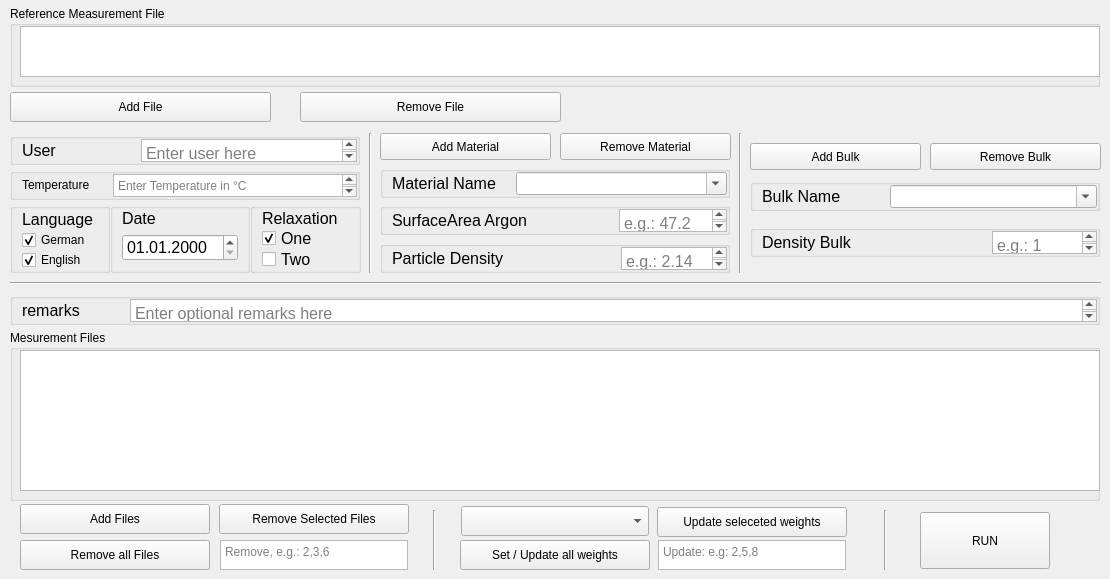
    <widget class="QWidget" name="tab_surfaceAreaCalculation">
     <attribute name="title">
      <string>Surface Area Calculation</string>
     </attribute>
     <widget class="Line" name="line_8">
      <property name="geometry">
       <rect>
        <x>360</x>
        <y>133</y>
        <width>20</width>
        <height>140</height>
       </rect>
      </property>
      <property name="orientation">
       <enum>Qt::Vertical</enum>
      </property>
     </widget>
     <widget class="QPushButton" name="pushButton_surfaceAreaCalculation_RemoveMaterial">
      <property name="geometry">
       <rect>
        <x>560</x>
        <y>133</y>
        <width>171</width>
        <height>27</height>
       </rect>
      </property>
      <property name="text">
       <string>Remove Material</string>
      </property>
     </widget>
     <widget class="QPushButton" name="pushButton_surfaceAreaCalculation_RemoveBulk">
      <property name="geometry">
       <rect>
        <x>930</x>
        <y>143</y>
        <width>171</width>
        <height>27</height>
       </rect>
      </property>
      <property name="text">
       <string>Remove Bulk</string>
      </property>
     </widget>
     <widget class="QGroupBox" name="groupBox_surfaceAreaCalculation_remarks">
      <property name="geometry">
       <rect>
        <x>10</x>
        <y>293</y>
        <width>1090</width>
        <height>32</height>
       </rect>
      </property>
      <property name="font">
       <font>
        <pointsize>12</pointsize>
       </font>
      </property>
      <property name="title">
       <string/>
      </property>
      <property name="flat">
       <bool>false</bool>
      </property>
      <property name="checkable">
       <bool>false</bool>
      </property>
      <layout class="QHBoxLayout" name="horizontalLayout_33">
       <property name="topMargin">
        <number>0</number>
       </property>
       <property name="rightMargin">
        <number>0</number>
       </property>
       <property name="bottomMargin">
        <number>0</number>
       </property>
       <item>
        <widget class="QLabel" name="label_surfaceAreaCalculation_remarks">
         <property name="text">
          <string>remarks</string>
         </property>
        </widget>
       </item>
       <item>
        <spacer name="horizontalSpacer_surfaceAreaCalculation_remarks">
         <property name="orientation">
          <enum>Qt::Horizontal</enum>
         </property>
         <property name="sizeType">
          <enum>QSizePolicy::Fixed</enum>
         </property>
         <property name="sizeHint" stdset="0">
          <size>
           <width>44</width>
           <height>20</height>
          </size>
         </property>
        </spacer>
       </item>
       <item>
        <widget class="QPlainTextEdit" name="plainTextEdit_surfaceAreaCalculation_remarks">
         <property name="toolTip">
          <string>E.g. single</string>
         </property>
         <property name="frameShape">
          <enum>QFrame::StyledPanel</enum>
         </property>
         <property name="verticalScrollBarPolicy">
          <enum>Qt::ScrollBarAsNeeded</enum>
         </property>
         <property name="horizontalScrollBarPolicy">
          <enum>Qt::ScrollBarAsNeeded</enum>
         </property>
         <property name="sizeAdjustPolicy">
          <enum>QAbstractScrollArea::AdjustToContents</enum>
         </property>
         <property name="placeholderText">
          <string>Enter optional remarks here</string>
         </property>
        </widget>
       </item>
      </layout>
     </widget>
     <widget class="QPushButton" name="pushButton_surfaceAreaCalculation_AddMaterial">
      <property name="geometry">
       <rect>
        <x>380</x>
        <y>133</y>
        <width>171</width>
        <height>27</height>
       </rect>
      </property>
      <property name="text">
       <string>Add Material</string>
      </property>
     </widget>
     <widget class="QGroupBox" name="groupBox_surfaceAreaCalculation_particleDensity">
      <property name="geometry">
       <rect>
        <x>380</x>
        <y>241</y>
        <width>350</width>
        <height>32</height>
       </rect>
      </property>
      <property name="font">
       <font>
        <pointsize>12</pointsize>
       </font>
      </property>
      <property name="title">
       <string/>
      </property>
      <property name="flat">
       <bool>false</bool>
      </property>
      <property name="checkable">
       <bool>false</bool>
      </property>
      <layout class="QHBoxLayout" name="horizontalLayout_34">
       <property name="topMargin">
        <number>0</number>
       </property>
       <property name="rightMargin">
        <number>0</number>
       </property>
       <property name="bottomMargin">
        <number>0</number>
       </property>
       <item>
        <widget class="QLabel" name="label_surfaceAreaCalculation_particleDensity">
         <property name="text">
          <string>Particle Density</string>
         </property>
        </widget>
       </item>
       <item>
        <spacer name="horizontalSpacer_surfaceAreaCalculation_particleDensity">
         <property name="orientation">
          <enum>Qt::Horizontal</enum>
         </property>
         <property name="sizeType">
          <enum>QSizePolicy::Fixed</enum>
         </property>
         <property name="sizeHint" stdset="0">
          <size>
           <width>111</width>
           <height>20</height>
          </size>
         </property>
        </spacer>
       </item>
       <item>
        <widget class="QPlainTextEdit" name="plainTextEdit_surfaceAreaCalculation_particleDensity">
         <property name="sizePolicy">
          <sizepolicy hsizetype="Expanding" vsizetype="Expanding">
           <horstretch>0</horstretch>
           <verstretch>0</verstretch>
          </sizepolicy>
         </property>
         <property name="frameShape">
          <enum>QFrame::StyledPanel</enum>
         </property>
         <property name="verticalScrollBarPolicy">
          <enum>Qt::ScrollBarAsNeeded</enum>
         </property>
         <property name="horizontalScrollBarPolicy">
          <enum>Qt::ScrollBarAsNeeded</enum>
         </property>
         <property name="sizeAdjustPolicy">
          <enum>QAbstractScrollArea::AdjustToContents</enum>
         </property>
         <property name="placeholderText">
          <string>e.g.: 2.14</string>
         </property>
        </widget>
       </item>
      </layout>
     </widget>
     <widget class="QGroupBox" name="groupBox_surfaceAreaCalculation_dateTime">
      <property name="enabled">
       <bool>true</bool>
      </property>
      <property name="geometry">
       <rect>
        <x>110</x>
        <y>203</y>
        <width>140</width>
        <height>70</height>
       </rect>
      </property>
      <property name="font">
       <font>
        <pointsize>12</pointsize>
       </font>
      </property>
      <property name="title">
       <string/>
      </property>
      <layout class="QVBoxLayout" name="verticalLayout_12">
       <property name="topMargin">
        <number>0</number>
       </property>
       <property name="bottomMargin">
        <number>9</number>
       </property>
       <item>
        <widget class="QLabel" name="label_surfaceAreaCalculation_dateTime">
         <property name="text">
          <string>Date</string>
         </property>
        </widget>
       </item>
       <item>
        <widget class="QDateTimeEdit" name="dateTimeEdit_surfaceAreaCalculation_dateTime">
         <property name="sizePolicy">
          <sizepolicy hsizetype="Preferred" vsizetype="Preferred">
           <horstretch>0</horstretch>
           <verstretch>0</verstretch>
          </sizepolicy>
         </property>
         <property name="displayFormat">
          <string>dd.MM.yyyy</string>
         </property>
        </widget>
       </item>
      </layout>
     </widget>
     <widget class="QGroupBox" name="groupBox_surfaceAreaCalculation_materialName">
      <property name="geometry">
       <rect>
        <x>380</x>
        <y>166</y>
        <width>350</width>
        <height>32</height>
       </rect>
      </property>
      <property name="font">
       <font>
        <pointsize>12</pointsize>
       </font>
      </property>
      <property name="title">
       <string/>
      </property>
      <property name="flat">
       <bool>false</bool>
      </property>
      <property name="checkable">
       <bool>false</bool>
      </property>
      <layout class="QHBoxLayout" name="horizontalLayout_35">
       <property name="spacing">
        <number>0</number>
       </property>
       <property name="topMargin">
        <number>0</number>
       </property>
       <property name="rightMargin">
        <number>0</number>
       </property>
       <property name="bottomMargin">
        <number>0</number>
       </property>
       <item>
        <widget class="QLabel" name="label_surfaceAreaCalculation_materialName">
         <property name="text">
          <string>Material Name</string>
         </property>
        </widget>
       </item>
       <item>
        <spacer name="horizontalSpacer_surfaceAreaCalculation_materialName">
         <property name="orientation">
          <enum>Qt::Horizontal</enum>
         </property>
         <property name="sizeType">
          <enum>QSizePolicy::Fixed</enum>
         </property>
         <property name="sizeHint" stdset="0">
          <size>
           <width>20</width>
           <height>20</height>
          </size>
         </property>
        </spacer>
       </item>
       <item>
        <widget class="QComboBox" name="comboBox_surfaceAreaCalculation_materialName">
         <property name="sizePolicy">
          <sizepolicy hsizetype="Expanding" vsizetype="Expanding">
           <horstretch>0</horstretch>
           <verstretch>0</verstretch>
          </sizepolicy>
         </property>
         <property name="minimumSize">
          <size>
           <width>0</width>
           <height>0</height>
          </size>
         </property>
         <property name="autoFillBackground">
          <bool>false</bool>
         </property>
         <property name="editable">
          <bool>true</bool>
         </property>
         <property name="maxVisibleItems">
          <number>10</number>
         </property>
         <property name="frame">
          <bool>true</bool>
         </property>
        </widget>
       </item>
      </layout>
     </widget>
     <widget class="QGroupBox" name="groupBox_surfaceAreaCalculation_surfaceArea_Argon">
      <property name="geometry">
       <rect>
        <x>380</x>
        <y>203</y>
        <width>350</width>
        <height>32</height>
       </rect>
      </property>
      <property name="font">
       <font>
        <pointsize>12</pointsize>
       </font>
      </property>
      <property name="title">
       <string/>
      </property>
      <property name="flat">
       <bool>false</bool>
      </property>
      <property name="checkable">
       <bool>false</bool>
      </property>
      <layout class="QHBoxLayout" name="horizontalLayout_36">
       <property name="topMargin">
        <number>0</number>
       </property>
       <property name="rightMargin">
        <number>0</number>
       </property>
       <property name="bottomMargin">
        <number>0</number>
       </property>
       <item>
        <widget class="QLabel" name="label_surfaceAreaCalculation_surfaceArea_Argon">
         <property name="text">
          <string>SurfaceArea Argon</string>
         </property>
        </widget>
       </item>
       <item>
        <spacer name="horizontalSpacer_surfaceAreaCalculation_surfaceArea_Argon">
         <property name="orientation">
          <enum>Qt::Horizontal</enum>
         </property>
         <property name="sizeType">
          <enum>QSizePolicy::Fixed</enum>
         </property>
         <property name="sizeHint" stdset="0">
          <size>
           <width>85</width>
           <height>20</height>
          </size>
         </property>
        </spacer>
       </item>
       <item>
        <widget class="QPlainTextEdit" name="plainTextEdit_surfaceAreaCalculation_surfaceArea_Argon">
         <property name="sizePolicy">
          <sizepolicy hsizetype="Expanding" vsizetype="Expanding">
           <horstretch>0</horstretch>
           <verstretch>0</verstretch>
          </sizepolicy>
         </property>
         <property name="frameShape">
          <enum>QFrame::StyledPanel</enum>
         </property>
         <property name="verticalScrollBarPolicy">
          <enum>Qt::ScrollBarAsNeeded</enum>
         </property>
         <property name="horizontalScrollBarPolicy">
          <enum>Qt::ScrollBarAsNeeded</enum>
         </property>
         <property name="sizeAdjustPolicy">
          <enum>QAbstractScrollArea::AdjustToContents</enum>
         </property>
         <property name="placeholderText">
          <string>e.g.: 47.2</string>
         </property>
        </widget>
       </item>
      </layout>
     </widget>
     <widget class="QGroupBox" name="groupBox_surfaceAreaCalculation_user">
      <property name="geometry">
       <rect>
        <x>10</x>
        <y>133</y>
        <width>350</width>
        <height>32</height>
       </rect>
      </property>
      <property name="font">
       <font>
        <pointsize>12</pointsize>
       </font>
      </property>
      <property name="title">
       <string/>
      </property>
      <property name="flat">
       <bool>false</bool>
      </property>
      <property name="checkable">
       <bool>false</bool>
      </property>
      <layout class="QHBoxLayout" name="horizontalLayout_37">
       <property name="spacing">
        <number>10</number>
       </property>
       <property name="topMargin">
        <number>0</number>
       </property>
       <property name="rightMargin">
        <number>0</number>
       </property>
       <property name="bottomMargin">
        <number>0</number>
       </property>
       <item>
        <widget class="QLabel" name="label_surfaceAreaCalculation_user">
         <property name="enabled">
          <bool>true</bool>
         </property>
         <property name="sizePolicy">
          <sizepolicy hsizetype="Preferred" vsizetype="Preferred">
           <horstretch>0</horstretch>
           <verstretch>0</verstretch>
          </sizepolicy>
         </property>
         <property name="text">
          <string>User</string>
         </property>
        </widget>
       </item>
       <item>
        <spacer name="horizontalSpacer_surfaceAreaCalculation_user">
         <property name="orientation">
          <enum>Qt::Horizontal</enum>
         </property>
         <property name="sizeType">
          <enum>QSizePolicy::Fixed</enum>
         </property>
         <property name="sizeHint" stdset="0">
          <size>
           <width>74</width>
           <height>74</height>
          </size>
         </property>
        </spacer>
       </item>
       <item>
        <widget class="QPlainTextEdit" name="plainTextEdit_surfaceAreaCalculation_user">
         <property name="frameShape">
          <enum>QFrame::StyledPanel</enum>
         </property>
         <property name="verticalScrollBarPolicy">
          <enum>Qt::ScrollBarAsNeeded</enum>
         </property>
         <property name="horizontalScrollBarPolicy">
          <enum>Qt::ScrollBarAsNeeded</enum>
         </property>
         <property name="sizeAdjustPolicy">
          <enum>QAbstractScrollArea::AdjustToContents</enum>
         </property>
         <property name="placeholderText">
          <string>Enter user here</string>
         </property>
        </widget>
       </item>
      </layout>
     </widget>
     <widget class="Line" name="line_9">
      <property name="geometry">
       <rect>
        <x>10</x>
        <y>273</y>
        <width>1091</width>
        <height>20</height>
       </rect>
      </property>
      <property name="orientation">
       <enum>Qt::Horizontal</enum>
      </property>
     </widget>
     <widget class="QGroupBox" name="groupBox_surfaceAreaCalculation_temperature">
      <property name="geometry">
       <rect>
        <x>10</x>
        <y>168</y>
        <width>350</width>
        <height>32</height>
       </rect>
      </property>
      <property name="title">
       <string/>
      </property>
      <layout class="QHBoxLayout" name="horizontalLayout_38">
       <property name="spacing">
        <number>10</number>
       </property>
       <property name="topMargin">
        <number>0</number>
       </property>
       <property name="rightMargin">
        <number>0</number>
       </property>
       <property name="bottomMargin">
        <number>0</number>
       </property>
       <item>
        <widget class="QLabel" name="label_surfaceAreaCalculation_temperature">
         <property name="sizePolicy">
          <sizepolicy hsizetype="Fixed" vsizetype="Fixed">
           <horstretch>0</horstretch>
           <verstretch>0</verstretch>
          </sizepolicy>
         </property>
         <property name="text">
          <string>Temperature </string>
         </property>
        </widget>
       </item>
       <item>
        <spacer name="horizontalSpacer_surfaceAreaCalculation_temperature">
         <property name="orientation">
          <enum>Qt::Horizontal</enum>
         </property>
         <property name="sizeType">
          <enum>QSizePolicy::Fixed</enum>
         </property>
         <property name="sizeHint" stdset="0">
          <size>
           <width>10</width>
           <height>20</height>
          </size>
         </property>
        </spacer>
       </item>
       <item>
        <widget class="QPlainTextEdit" name="plainTextEdit_surfaceAreaCalculation_temperature">
         <property name="placeholderText">
          <string>Enter Temperature in °C</string>
         </property>
        </widget>
       </item>
      </layout>
     </widget>
     <widget class="QGroupBox" name="groupBox_surfaceAreaCalculation_densityBulk">
      <property name="geometry">
       <rect>
        <x>750</x>
        <y>225</y>
        <width>350</width>
        <height>32</height>
       </rect>
      </property>
      <property name="font">
       <font>
        <pointsize>12</pointsize>
       </font>
      </property>
      <property name="title">
       <string/>
      </property>
      <property name="flat">
       <bool>false</bool>
      </property>
      <property name="checkable">
       <bool>false</bool>
      </property>
      <layout class="QHBoxLayout" name="horizontalLayout_39">
       <property name="spacing">
        <number>0</number>
       </property>
       <property name="topMargin">
        <number>0</number>
       </property>
       <property name="rightMargin">
        <number>0</number>
       </property>
       <property name="bottomMargin">
        <number>0</number>
       </property>
       <item>
        <widget class="QLabel" name="label_surfaceAreaCalculation_densityBulk">
         <property name="text">
          <string>Density Bulk</string>
         </property>
        </widget>
       </item>
       <item>
        <spacer name="horizontalSpacer_surfaceAreaCalculation_densityBulk">
         <property name="orientation">
          <enum>Qt::Horizontal</enum>
         </property>
         <property name="sizeType">
          <enum>QSizePolicy::Fixed</enum>
         </property>
         <property name="sizeHint" stdset="0">
          <size>
           <width>140</width>
           <height>20</height>
          </size>
         </property>
        </spacer>
       </item>
       <item>
        <widget class="QPlainTextEdit" name="plainTextEdit_surfaceAreaCalculation_densityBulk">
         <property name="frameShape">
          <enum>QFrame::StyledPanel</enum>
         </property>
         <property name="verticalScrollBarPolicy">
          <enum>Qt::ScrollBarAsNeeded</enum>
         </property>
         <property name="horizontalScrollBarPolicy">
          <enum>Qt::ScrollBarAsNeeded</enum>
         </property>
         <property name="sizeAdjustPolicy">
          <enum>QAbstractScrollArea::AdjustToContents</enum>
         </property>
         <property name="placeholderText">
          <string>e.g.: 1</string>
         </property>
        </widget>
       </item>
      </layout>
     </widget>
     <widget class="QPushButton" name="pushButton_surfaceAreaCalculation_AddBulk">
      <property name="geometry">
       <rect>
        <x>750</x>
        <y>143</y>
        <width>171</width>
        <height>27</height>
       </rect>
      </property>
      <property name="text">
       <string>Add Bulk</string>
      </property>
     </widget>
     <widget class="QGroupBox" name="groupBox_surfaceAreaCalculation_bulkName">
      <property name="geometry">
       <rect>
        <x>750</x>
        <y>179</y>
        <width>350</width>
        <height>32</height>
       </rect>
      </property>
      <property name="font">
       <font>
        <pointsize>12</pointsize>
       </font>
      </property>
      <property name="title">
       <string/>
      </property>
      <property name="flat">
       <bool>false</bool>
      </property>
      <property name="checkable">
       <bool>false</bool>
      </property>
      <layout class="QHBoxLayout" name="horizontalLayout_40">
       <property name="spacing">
        <number>0</number>
       </property>
       <property name="topMargin">
        <number>0</number>
       </property>
       <property name="rightMargin">
        <number>0</number>
       </property>
       <property name="bottomMargin">
        <number>0</number>
       </property>
       <item>
        <widget class="QLabel" name="label_surfaceAreaCalculation_bulkName">
         <property name="text">
          <string>Bulk Name</string>
         </property>
        </widget>
       </item>
       <item>
        <spacer name="horizontalSpacer_surfaceAreaCalculation_bulkName">
         <property name="orientation">
          <enum>Qt::Horizontal</enum>
         </property>
         <property name="sizeType">
          <enum>QSizePolicy::Fixed</enum>
         </property>
         <property name="sizeHint" stdset="0">
          <size>
           <width>49</width>
           <height>20</height>
          </size>
         </property>
        </spacer>
       </item>
       <item>
        <widget class="QComboBox" name="comboBox_surfaceAreaCalculation_bulkName">
         <property name="sizePolicy">
          <sizepolicy hsizetype="Expanding" vsizetype="Expanding">
           <horstretch>0</horstretch>
           <verstretch>0</verstretch>
          </sizepolicy>
         </property>
         <property name="minimumSize">
          <size>
           <width>0</width>
           <height>0</height>
          </size>
         </property>
         <property name="autoFillBackground">
          <bool>false</bool>
         </property>
         <property name="editable">
          <bool>true</bool>
         </property>
         <property name="maxVisibleItems">
          <number>10</number>
         </property>
         <property name="frame">
          <bool>true</bool>
         </property>
        </widget>
       </item>
      </layout>
     </widget>
     <widget class="QGroupBox" name="groupBox_surfaceAreaCalculation_language">
      <property name="geometry">
       <rect>
        <x>10</x>
        <y>203</y>
        <width>100</width>
        <height>70</height>
       </rect>
      </property>
      <property name="title">
       <string/>
      </property>
      <layout class="QVBoxLayout" name="verticalLayout_13">
       <property name="spacing">
        <number>0</number>
       </property>
       <property name="topMargin">
        <number>0</number>
       </property>
       <property name="bottomMargin">
        <number>0</number>
       </property>
       <item>
        <widget class="QLabel" name="label_surfaceAreaCalculation_language">
         <property name="font">
          <font>
           <pointsize>12</pointsize>
          </font>
         </property>
         <property name="text">
          <string>Language</string>
         </property>
        </widget>
       </item>
       <item>
        <widget class="QCheckBox" name="checkBox_surfaceAreaCalculation_language_german">
         <property name="text">
          <string>German</string>
         </property>
         <property name="iconSize">
          <size>
           <width>16</width>
           <height>16</height>
          </size>
         </property>
         <property name="checked">
          <bool>true</bool>
         </property>
         <property name="tristate">
          <bool>false</bool>
         </property>
        </widget>
       </item>
       <item>
        <widget class="QCheckBox" name="checkBox_surfaceAreaCalculation_language_english">
         <property name="text">
          <string>English</string>
         </property>
         <property name="checked">
          <bool>true</bool>
         </property>
        </widget>
       </item>
      </layout>
     </widget>
     <widget class="Line" name="line_10">
      <property name="geometry">
       <rect>
        <x>730</x>
        <y>133</y>
        <width>20</width>
        <height>140</height>
       </rect>
      </property>
      <property name="orientation">
       <enum>Qt::Vertical</enum>
      </property>
     </widget>
     <widget class="QGroupBox" name="groupBox_surfaceAreaCalculation_OneTwoRelaxationTime">
      <property name="geometry">
       <rect>
        <x>250</x>
        <y>203</y>
        <width>111</width>
        <height>70</height>
       </rect>
      </property>
      <property name="font">
       <font>
        <pointsize>12</pointsize>
       </font>
      </property>
      <property name="title">
       <string/>
      </property>
      <property name="flat">
       <bool>false</bool>
      </property>
      <property name="checkable">
       <bool>false</bool>
      </property>
      <layout class="QVBoxLayout" name="verticalLayout_14">
       <property name="spacing">
        <number>0</number>
       </property>
       <property name="topMargin">
        <number>0</number>
       </property>
       <property name="bottomMargin">
        <number>0</number>
       </property>
       <item>
        <widget class="QLabel" name="label_surfaceAreaCalculation_OneTwoRelaxationTime">
         <property name="text">
          <string>Relaxation</string>
         </property>
        </widget>
       </item>
       <item>
        <widget class="QCheckBox" name="checkBox_surfaceAreaCalculation_TwoRelaxationTime">
         <property name="text">
          <string>One</string>
         </property>
         <property name="checked">
          <bool>true</bool>
         </property>
        </widget>
       </item>
       <item>
        <widget class="QCheckBox" name="checkBox_surfaceAreaCalculation_OneRelaxationTime">
         <property name="text">
          <string>Two</string>
         </property>
        </widget>
       </item>
      </layout>
     </widget>
     <widget class="QPushButton" name="pushButton_surfaceAreaCalculation_RemoveSelectedMeasrementFiles">
      <property name="geometry">
       <rect>
        <x>219</x>
        <y>504</y>
        <width>190</width>
        <height>30</height>
       </rect>
      </property>
      <property name="text">
       <string>Remove Selected Files</string>
      </property>
     </widget>
     <widget class="QGroupBox" name="groupBox_surfaceAreaCalculation_mesurementFiles">
      <property name="geometry">
       <rect>
        <x>10</x>
        <y>330</y>
        <width>1090</width>
        <height>171</height>
       </rect>
      </property>
      <property name="sizePolicy">
       <sizepolicy hsizetype="Preferred" vsizetype="Preferred">
        <horstretch>0</horstretch>
        <verstretch>0</verstretch>
       </sizepolicy>
      </property>
      <property name="title">
       <string>Mesurement Files</string>
      </property>
      <widget class="QTableView" name="tableView_surfaceAreaCalculation_mesurementFiles">
       <property name="geometry">
        <rect>
         <x>10</x>
         <y>20</y>
         <width>1080</width>
         <height>141</height>
        </rect>
       </property>
       <property name="font">
        <font>
         <pointsize>12</pointsize>
        </font>
       </property>
       <property name="sizeAdjustPolicy">
        <enum>QAbstractScrollArea::AdjustToContents</enum>
       </property>
       <property name="wordWrap">
        <bool>true</bool>
       </property>
      </widget>
     </widget>
     <widget class="QPushButton" name="pushButton_surfaceAreaCalculation_AddMesurementFiles">
      <property name="geometry">
       <rect>
        <x>20</x>
        <y>504</y>
        <width>190</width>
        <height>30</height>
       </rect>
      </property>
      <property name="text">
       <string>Add Files</string>
      </property>
     </widget>
     <widget class="QPushButton" name="pushButton_surfaceAreaCalculation_RemoveAllMesurementFiles">
      <property name="geometry">
       <rect>
        <x>20</x>
        <y>540</y>
        <width>190</width>
        <height>30</height>
       </rect>
      </property>
      <property name="text">
       <string>Remove all Files</string>
      </property>
     </widget>
     <widget class="QPlainTextEdit" name="plainTextEdit_surfaceAreaCalculation_RemoveSelectedFilesMeasrementFiles">
      <property name="geometry">
       <rect>
        <x>220</x>
        <y>540</y>
        <width>188</width>
        <height>30</height>
       </rect>
      </property>
      <property name="placeholderText">
       <string>Remove, e.g.: 2,3,6</string>
      </property>
     </widget>
     <widget class="QPushButton" name="pushButton_surfaceAreaCalculation_run">
      <property name="geometry">
       <rect>
        <x>920</x>
        <y>512</y>
        <width>130</width>
        <height>57</height>
       </rect>
      </property>
      <property name="text">
       <string>RUN</string>
      </property>
     </widget>
     <widget class="QGroupBox" name="groupBox_surfaceAreaCalculation_ReferenceMesurementFiles">
      <property name="geometry">
       <rect>
        <x>10</x>
        <y>6</y>
        <width>1090</width>
        <height>81</height>
       </rect>
      </property>
      <property name="sizePolicy">
       <sizepolicy hsizetype="Preferred" vsizetype="Preferred">
        <horstretch>0</horstretch>
        <verstretch>0</verstretch>
       </sizepolicy>
      </property>
      <property name="title">
       <string>Reference Measurement File</string>
      </property>
      <widget class="QTableView" name="tableView_surfaceAreaCalculation_ReferenceMesurementFiles">
       <property name="geometry">
        <rect>
         <x>10</x>
         <y>20</y>
         <width>1080</width>
         <height>51</height>
        </rect>
       </property>
       <property name="font">
        <font>
         <pointsize>12</pointsize>
        </font>
       </property>
       <property name="sizeAdjustPolicy">
        <enum>QAbstractScrollArea::AdjustToContents</enum>
       </property>
       <property name="wordWrap">
        <bool>true</bool>
       </property>
      </widget>
     </widget>
     <widget class="QPushButton" name="pushButton_surfaceAreaCalculation_RemoveReferenceMeasrementFile">
      <property name="geometry">
       <rect>
        <x>300</x>
        <y>92</y>
        <width>261</width>
        <height>30</height>
       </rect>
      </property>
      <property name="text">
       <string>Remove File</string>
      </property>
     </widget>
     <widget class="QPushButton" name="pushButton_surfaceAreaCalculation_AddReferenceMesurementFile">
      <property name="geometry">
       <rect>
        <x>10</x>
        <y>92</y>
        <width>261</width>
        <height>30</height>
       </rect>
      </property>
      <property name="text">
       <string>Add File</string>
      </property>
     </widget>
     <widget class="Line" name="line_6">
      <property name="geometry">
       <rect>
        <x>433</x>
        <y>510</y>
        <width>3</width>
        <height>60</height>
       </rect>
      </property>
      <property name="orientation">
       <enum>Qt::Vertical</enum>
      </property>
     </widget>
     <widget class="QPushButton" name="pushButton_surfaceAreaCalculation_SetUpdateSelectedWeights">
      <property name="geometry">
       <rect>
        <x>657</x>
        <y>507</y>
        <width>190</width>
        <height>30</height>
       </rect>
      </property>
      <property name="text">
       <string>Update seleceted weights</string>
      </property>
     </widget>
     <widget class="QComboBox" name="comboBox_surfaceAreaCalculation_selectWeighInData">
      <property name="geometry">
       <rect>
        <x>461</x>
        <y>506</y>
        <width>188</width>
        <height>30</height>
       </rect>
      </property>
      <property name="editable">
       <bool>false</bool>
      </property>
     </widget>
     <widget class="QPlainTextEdit" name="plainTextEdit_surfaceAreaCalculation_SetUpdateWeights">
      <property name="geometry">
       <rect>
        <x>658</x>
        <y>540</y>
        <width>188</width>
        <height>30</height>
       </rect>
      </property>
      <property name="placeholderText">
       <string>Update: e.g: 2,5,8</string>
      </property>
     </widget>
     <widget class="Line" name="line_7">
      <property name="geometry">
       <rect>
        <x>884</x>
        <y>510</y>
        <width>3</width>
        <height>60</height>
       </rect>
      </property>
      <property name="orientation">
       <enum>Qt::Vertical</enum>
      </property>
     </widget>
     <widget class="QPushButton" name="pushButton_surfaceAreaCalculation_SetUpdateWeights">
      <property name="geometry">
       <rect>
        <x>460</x>
        <y>540</y>
        <width>190</width>
        <height>30</height>
       </rect>
      </property>
      <property name="text">
       <string>Set / Update all weights</string>
      </property>
     </widget>
    </widget>
